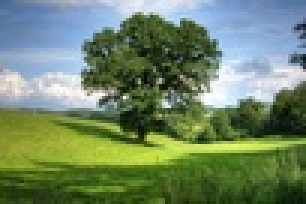
#> input picture ai.py/1.jpeg, 102 x 68 px, shrunk from 600 x 396 before the run (shown 3 times larger)
$ python 2.py 1.jpeg 5.jpeg
#> lines starting #> are read from the running program, lines starting #| are printed output that depends on the picture
from PIL import Image
import numpy as np
from math import sin, pi, floor
import sys

def maketilable(src_path, dst_path):
#> called with src_path = '1.jpeg', dst_path = '5.jpeg'
    src = Image.open(src_path).convert('RGB')
#> src is the input picture: PIL image 102x68 RGB; mean R, G, B 111.4, 133.8, 102.6
    src_w, src_h = src.size
#> src_w = 102; src_h = 68

    dst = Image.new('RGB', (src_w, src_h))
#> dst: PIL image 102x68 RGB; every value is 0
    get = src.load()
    put = dst.load()

    def warp(p, l, dl):
        i = (p / l) * 2 * pi
        return abs((sin(i + pi) / 2 + 0.5) * dl)

    warpx = [warp(x, src_w - 1, src_w - 1) for x in range(src_w)]
    warpy = [warp(y, src_h - 1, src_h - 1) for y in range(src_h)]

    def getpixel(x, y):
        x0, y0 = int(x) % src_w, int(y) % src_h
        x1, y1 = (x0 + 1) % src_w, (y0 + 1) % src_h

        frac_x, frac_y = x - floor(x), y - floor(y)

        a = np.array(get[x0, y0]) * (1 - frac_x) * (1 - frac_y)
        b = np.array(get[x1, y0]) * frac_x * (1 - frac_y)
        c = np.array(get[x0, y1]) * (1 - frac_x) * frac_y
        d = np.array(get[x1, y1]) * frac_x * frac_y

        return tuple((a + b + c + d).astype(int))

    for y in range(src_h):
        print(f'{(y / src_h) * 100:.2f}% complete', end='\r')
        for x in range(src_w):
            put[x, y] = getpixel(warpx[x], warpy[y])
#> this loop made 68 passes

    dst.save(dst_path)
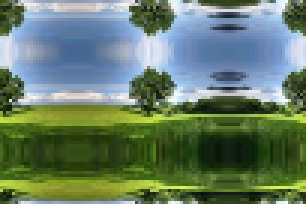
#> saved as 5.jpeg: PIL image 102x68 RGB (shown 3 times larger); mean R, G, B 102.3, 125.1, 103.3
    print("Processing complete! Saved to", dst_path)

if __name__ == "__main__":
    if len(sys.argv) != 3:
        print("Usage: python script.py <source_image_path> <destination_image_path>")
    else:
        maketilable(sys.argv[1], sys.argv[2])
